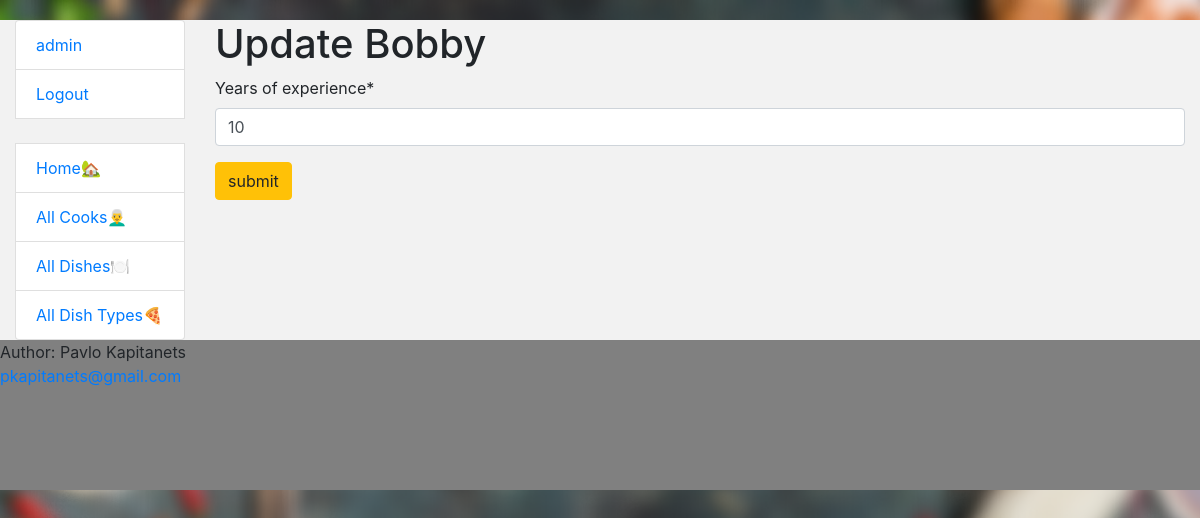
The app's page /cooks/6/update/ (signed in) with its own data.
### restaurant/models.py (models this page shows, shortened)
class Cook(AbstractUser):
    years_of_experience = models.IntegerField(default=1)
    class Meta:
        verbose_name = "cook"
        verbose_name_plural = "cooks"
        ordering = ["username"]

### restaurant/views.py (the view)
class CookExperienceUpdateView(LoginRequiredMixin, generic.UpdateView):
    model = Cook
    form_class = CookExperienceUpdateForm
    success_url = reverse_lazy("restaurant:cook-list")

### restaurant/forms.py (shortened to what this page needs)
class CookExperienceUpdateForm(forms.ModelForm):
    class Meta:
        model = Cook
        fields = ("years_of_experience",)

### templates/restaurant/cook_form.html (shortened to what this page needs)
{% extends "base.html" %}
{% load crispy_forms_filters %}
{% block content %}
  <h1>{{ object|yesno:"Update,Create" }} {{ cook.username }}</h1>
  <form action="" method="post" novalidate>
    {{ form|crispy }}
    <input class="btn btn-warning" type="submit" value="submit">
  </form>
{% endblock %}

### templates/includes/sidebar.html
<ul class="sidebar-nav list-group" >
  {% if user.is_authenticated %}
    <li class="list-group-item"><a href="{% url 'restaurant:cook-detail' pk=user.id %}">{{ user.username }}</a> </li>
    <li class="list-group-item"><a href="{% url 'logout' %}">Logout</a> </li>
  {% else %}
    <li class="list-group-item"><a href="{% url 'login' %}">Login</a> </li>
  {% endif %}
  <br>
    <li class="list-group-item"><a href="{% url "restaurant:index" %}">Home🏡</a></li>
    <li class="list-group-item"><a href="{% url  "restaurant:cook-list"%}">All Cooks👨‍🦳</a></li>
    <li class="list-group-item"><a href="{% url "restaurant:dish-list" %}">All Dishes🍽</a></li>
    <li class="list-group-item"><a href="{% url "restaurant:dish-type-list" %}">All Dish Types🍕</a></li>
</ul>

### static/css/styles.css (style rules this page uses)
body { margin-top: 20px; }
.sidebar-nav { padding: 0; list-style: none; }

### records on screen
Cook: username "admin"
Cook: username "Bobby", years_of_experience "10"

### other values on screen
{{ object|yesno:"Update,Create" }} "Update"
